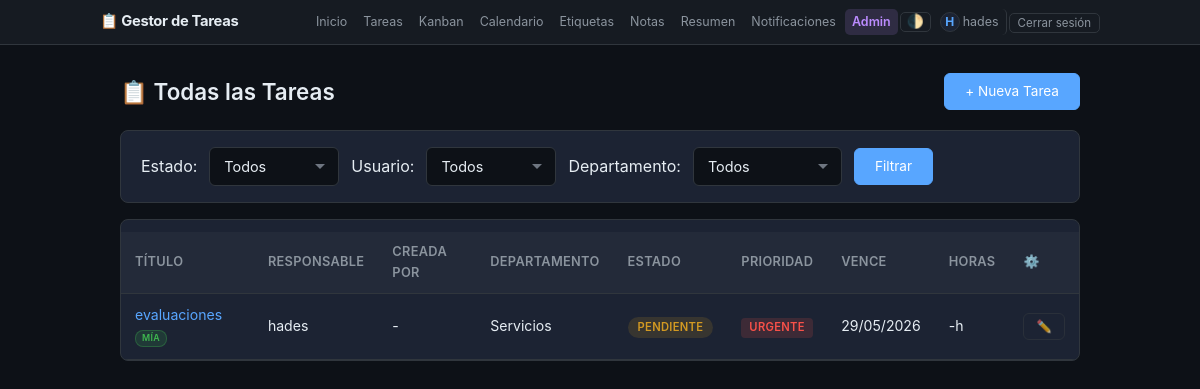
Page /admin-panel/tasks/ (signed in) on the committed database.
### core/models.py (models this page shows, shortened)
class Task(models.Model):
    ESTADOS = [
        ('pendiente', 'Pendiente'),
        ('proceso', 'En Proceso'),
        ('terminada', 'Terminada'),
    ]
    PRIORIDADES = [
        ('baja', 'Baja'),
        ('media', 'Media'),
        ('alta', 'Alta'),
        ('urgente', 'Urgente'),
    ]
    FRECUENCIAS = [
        ('diaria', 'Diaria'),
        ('semanal', 'Semanal'),
        ('mensual', 'Mensual'),
    ]
    usuario = models.ForeignKey(User, on_delete=models.CASCADE, verbose_name='Responsable')
    creado_por = models.ForeignKey(User, on_delete=models.SET_NULL, null=True, blank=True,
                                   related_name='tareas_creadas', verbose_name='Creada por')
    titulo = models.CharField(max_length=200, verbose_name='Título')
    comentarios = models.TextField(blank=True, verbose_name='Comentarios')
    estado = models.CharField(max_length=20, choices=ESTADOS, default='pendiente', verbose_name='Estado')
    prioridad = models.CharField(max_length=10, choices=PRIORIDADES, default='media', verbose_name='Prioridad')
    departamento = models.ForeignKey(Department, on_delete=models.SET_NULL, null=True, blank=True,
                                     verbose_name='Departamento')
    fecha_creacion = models.DateField(auto_now_add=True, verbose_name='Fecha de creación')
    fecha_vencimiento = models.DateField(null=True, blank=True, verbose_name='Fecha de vencimiento')
    fecha_completada = models.DateField(null=True, blank=True, verbose_name='Fecha completada')
    horas_estimadas = models.DecimalField(max_digits=6, decimal_places=2, null=True, blank=True, verbose_name='Horas estimadas')
    horas_tomadas = models.DecimalField(max_digits=6, decimal_places=2, null=True, blank=True, verbose_name='Horas tomadas')
    recordatorio = models.DateTimeField(null=True, blank=True, verbose_name='Recordatorio')
    recurrente = models.BooleanField(default=False, verbose_name='Recurrente')
    frecuencia = models.CharField(max_length=10, choices=FRECUENCIAS, blank=True, verbose_name='Frecuencia')
    parent = models.ForeignKey('self', on_delete=models.CASCADE, null=True, blank=True,
                               related_name='subtareas', verbose_name='Tarea padre')
    etiquetas = models.ManyToManyField(Tag, blank=True, verbose_name='Etiquetas')
    share_token = models.UUIDField(editable=False, null=True, blank=True, unique=True,
                                    verbose_name='Token compartir')
    orden = models.PositiveIntegerField(default=0, verbose_name='Orden')
    creado = models.DateTimeField(auto_now_add=True)
    actualizado = models.DateTimeField(auto_now=True)
    locked_by = models.ForeignKey(User, on_delete=models.SET_NULL, null=True, blank=True,
                                   related_name='tareas_bloqueadas', verbose_name='Bloqueada por')
    locked_at = models.DateTimeField(null=True, blank=True, verbose_name='Bloqueada desde')
    class Meta:
        ordering = ['orden', '-fecha_creacion', '-creado']
        verbose_name = 'Tarea'
        verbose_name_plural = 'Tareas'

class Department(models.Model):
    nombre = models.CharField(max_length=100, unique=True, verbose_name='Nombre')
    descripcion = models.TextField(blank=True, verbose_name='Descripción')
    class Meta:
        ordering = ['nombre']
        verbose_name = 'Departamento'
        verbose_name_plural = 'Departamentos'
    def __str__(self):
        return self.nombre

### core/views.py (the view)
# urls.py: path('admin-panel/tasks/', views.admin_tasks, name='admin_tasks'),
@login_required
@admin_mod_required
def admin_tasks(request):
    qs = Task.objects.all().select_related('usuario', 'departamento')
    for k in ('estado', 'usuario', 'departamento'):
        v = request.GET.get(k)
        if v:
            qs = qs.filter(**{k: v})
    paginator = Paginator(qs, 30)
    page = request.GET.get('page', 1)
    tareas_page = paginator.get_page(page)
    return render(request, 'core/admin/task_list.html', {
        'tareas': tareas_page, 'usuarios': User.objects.all(), 'departamentos': Department.objects.all(),
        'estado_actual': request.GET.get('estado',''),
        'usuario_actual': request.GET.get('usuario',''),
        'depto_actual': request.GET.get('departamento',''),
    })

### core/context_processors.py (called while the page is built)
def notificaciones(request):
    ctx = {}
    if request.user.is_authenticated:
        ctx['notificaciones_no_leidas'] = Notification.objects.filter(
            usuario=request.user, leido=False
        ).count()
        profile, _ = Profile.objects.get_or_create(usuario=request.user)
        ctx['user_rol'] = profile.rol
        ctx['user_es_admin'] = profile.rol == 'admin'
        ctx['user_es_moderador'] = profile.rol == 'moderador'
    else:
        ctx['notificaciones_no_leidas'] = 0
        ctx['user_rol'] = ''
        ctx['user_es_admin'] = False
        ctx['user_es_moderador'] = False
    return ctx

### core/views.py (called while the page is built)
def admin_mod_required(view_func):
    @wraps(view_func)
    def _wrapped(request, *args, **kwargs):
        p = Profile.objects.filter(usuario=request.user).first()
        if not p or p.rol not in ('admin', 'moderador'):
            raise PermissionDenied
        return view_func(request, *args, **kwargs)
    return _wrapped

### core/templates/core/admin/task_list.html (shortened to what this page needs)
{% extends 'core/base.html' %}
{% block content %}
<div class="admin-page">
    <div class="page-header">
        <h1>📋 Todas las Tareas</h1>
        <a href="{% url 'task_create' %}" class="btn btn-primary">+ Nueva Tarea</a>
    </div>
    <form method="get" class="filter-form">
        <div class="inline-form">
            <label>Estado:</label>
            <select name="estado" class="form-control">
                <option value="">Todos</option>
            </select>
            <label>Usuario:</label>
            <select name="usuario" class="form-control">
                <option value="">Todos</option>
            </select>
            <label>Departamento:</label>
            <select name="departamento" class="form-control">
                <option value="">Todos</option>
            </select>
            <button type="submit" class="btn btn-primary">Filtrar</button>
        </div>
    </form>
    <div class="card-table">
        <table class="summary-table">
            <thead>
                <tr>
                    <th>Título</th>
                    <th>Responsable</th>
                    <th>Creada por</th>
                    <th>Departamento</th>
                    <th>Estado</th>
                    <th>Prioridad</th>
                    <th>Vence</th>
                    <th>Horas</th>
                    <th title="Acciones">⚙️</th>
                </tr>
            </thead>
            <tbody>
                {% for t in tareas %}
                <tr>
                    <td><a href="{% url 'task_detail' t.id %}">{{ t.titulo|truncatechars:40 }}</a>
                        {% if t.usuario == user %}<span class="ownership-badge mia">Mía</span>{% elif t.usuario and t.usuario != user %}<span class="ownership-badge depto">Depto</span>{% endif %}
                    </td>
                    <td>{{ t.usuario.username }}</td>
                    <td>{{ t.creado_por.username|default:"-" }}</td>
                    <td>{{ t.departamento|default:"-" }}</td>
                    <td><span class="badge {{ t.estado }}">{{ t.get_estado_display }}</span></td>
                    <td><span class="priority priority-{{ t.prioridad }}">{{ t.get_prioridad_display }}</span></td>
                    <td>{{ t.fecha_vencimiento|date:"d/m/Y"|default:"-" }}</td>
                    <td>{{ t.horas_tomadas|default:"-" }}h</td>
                    <td>
                        <a href="{% url 'task_update' t.id %}" class="btn btn-small" title="Editar tarea">✏️</a>
                    </td>
                </tr>
                {% empty %}
                <tr><td colspan="9" class="empty">No hay tareas</td></tr>
                {% endfor %}
            </tbody>
        </table>
    </div>
</div>
{% endblock %}

### core/templates/core/base.html (shortened to what this page needs)
<!DOCTYPE html>
<html lang="es">
<head>
    {% load static %}
    <link rel="stylesheet" href="{% static 'core/style.css' %}">
</head>
<body>
    <nav class="navbar">
        <div class="container nav-container">
            <a href="{% url 'index' %}" class="nav-brand">📋 Gestor de Tareas</a>
            {% if user.is_authenticated %}
            <div class="nav-links">
                <a href="{% url 'index' %}">Inicio</a>
                <a href="{% url 'task_list' %}">Tareas</a>
                <a href="{% url 'kanban' %}">Kanban</a>
                <a href="{% url 'calendar' %}">Calendario</a>
                <a href="{% url 'tag_list' %}">Etiquetas</a>
                <a href="{% url 'note_list' %}">Notas</a>
                <a href="{% url 'summary' %}">Resumen</a>
                <a href="{% url 'notification_list' %}" class="notif-link">
                    Notificaciones
                </a>
                {% if user_es_admin %}
                <a href="{% url 'admin_dashboard' %}" class="nav-admin">Admin</a>
                {% elif user_es_moderador %}
                <a href="{% url 'admin_tasks' %}" class="nav-admin">Admin</a>
                {% endif %}
                <button class="theme-toggle" id="themeToggle" title="Cambiar tema">🌓</button>
                <a href="{% url 'profile' %}" class="user-name">
                    {% if user.profile.avatar %}
                    <img src="{{ user.profile.avatar.url }}" class="nav-avatar" alt="avatar">
                    {% elif user.profile.avatar_icon %}
                    <span class="nav-avatar-emoji" title="Icono">{{ user.profile.avatar_icon }}</span>
                    {% else %}
                    <span class="nav-avatar-emoji">{{ user.username|first|upper }}</span>
                    {% endif %}
                    {{ user.username }}
                </a>
                <form method="post" action="{% url 'logout' %}" class="logout-form">
                    <button type="submit" class="btn-logout">Cerrar sesión</button>
                </form>
            </div>
            {% endif %}
        </div>
    </nav>
    <div class="container">
        {% block content %}{% endblock %}
    </div>
</body>
</html>

### rows in the picture
Task: titulo "evaluaciones", shows "MÍA", usuario.username "hades", creado_por.username "-", departamento "Servicios", estado "PENDIENTE", prioridad "URGENTE", fecha_vencimiento "29/05/2026", horas_tomadas "-"

### other values in the picture
{{ user.username|first|upper }} "H"
{{ user.username }} "hades"
